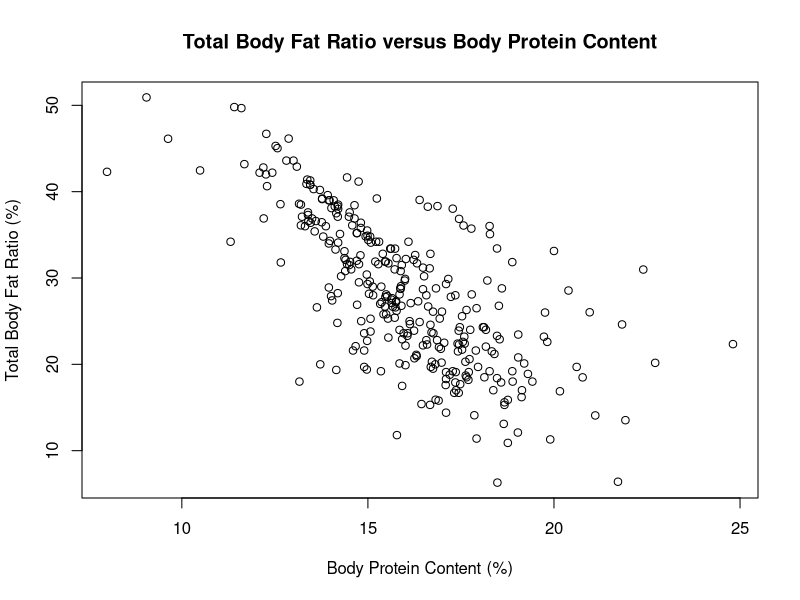
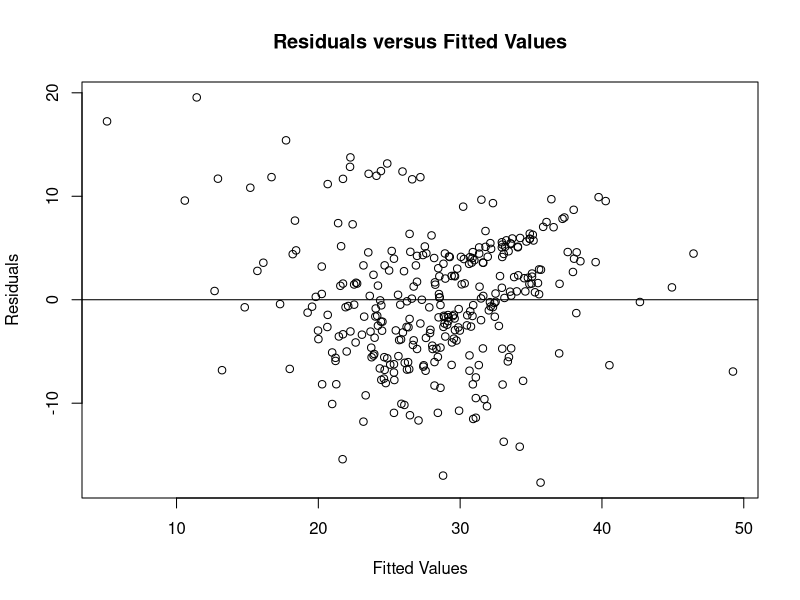
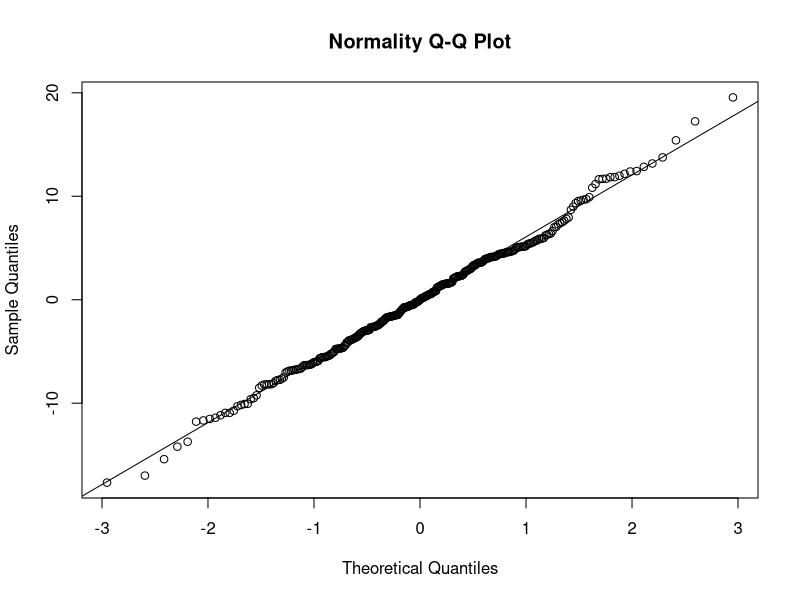

These charts were generated, in order, by the following R code:
## ---- chunk 1
medicaldata <- read.csv("medicaldata2.csv")

medicaldata$Gallstone_Status <- as.factor(medicaldata$Gallstone_Status)
medicaldata$Comorbidity <- factor(medicaldata$Comorbidity, ordered = TRUE, levels = c(0, 1, 2, 3), labels = c("No comorbidities present", "One comorbid condition", "Two comorbid conditions", "Three of more comorbid conditions"))
medicaldata$CAD <- as.factor(medicaldata$CAD)
medicaldata$Diabetes_Mellitus <- as.factor(medicaldata$Diabetes_Mellitus)
medicaldata$Hepatic_Fat_Accumulation <- factor(medicaldata$Hepatic_Fat_Accumulation, ordered = TRUE, levels = c(0, 1, 2, 3), labels = c("No fat accumulation", "Grade 1 (mild)", "Grade 2 (moderate)", "Grade 3 (severere)"))
medicaldata$Age_Class <- factor(medicaldata$Age_Class, ordered = TRUE, levels = c("Younger", "Lower Middle", "Upper Middle", "Elder"))
## ---- chunk 2
plot(medicaldata$Body_Protein_Content, medicaldata$Total_Body_Fat_Ratio, xlab = "Body Protein Content (%)", ylab = "Total Body Fat Ratio (%)", main = "Total Body Fat Ratio versus Body Protein Content")

task2model <- lm(Total_Body_Fat_Ratio ~ Body_Protein_Content, data = medicaldata)

plot(task2model$fitted.values, task2model$residuals, xlab = "Fitted Values", ylab = "Residuals", main = "Residuals versus Fitted Values")
abline(h = 0)

qqnorm(task2model$residuals, main = "Normality Q-Q Plot")
qqline(task2model$residuals)

shapiro.test(task2model$residuals)

pearson_coefficient <- cor(medicaldata$Body_Protein_Content, medicaldata$Total_Body_Fat_Ratio, method = "pearson")
pearson_coefficient

task2model$coefficients
summary(task2model)
